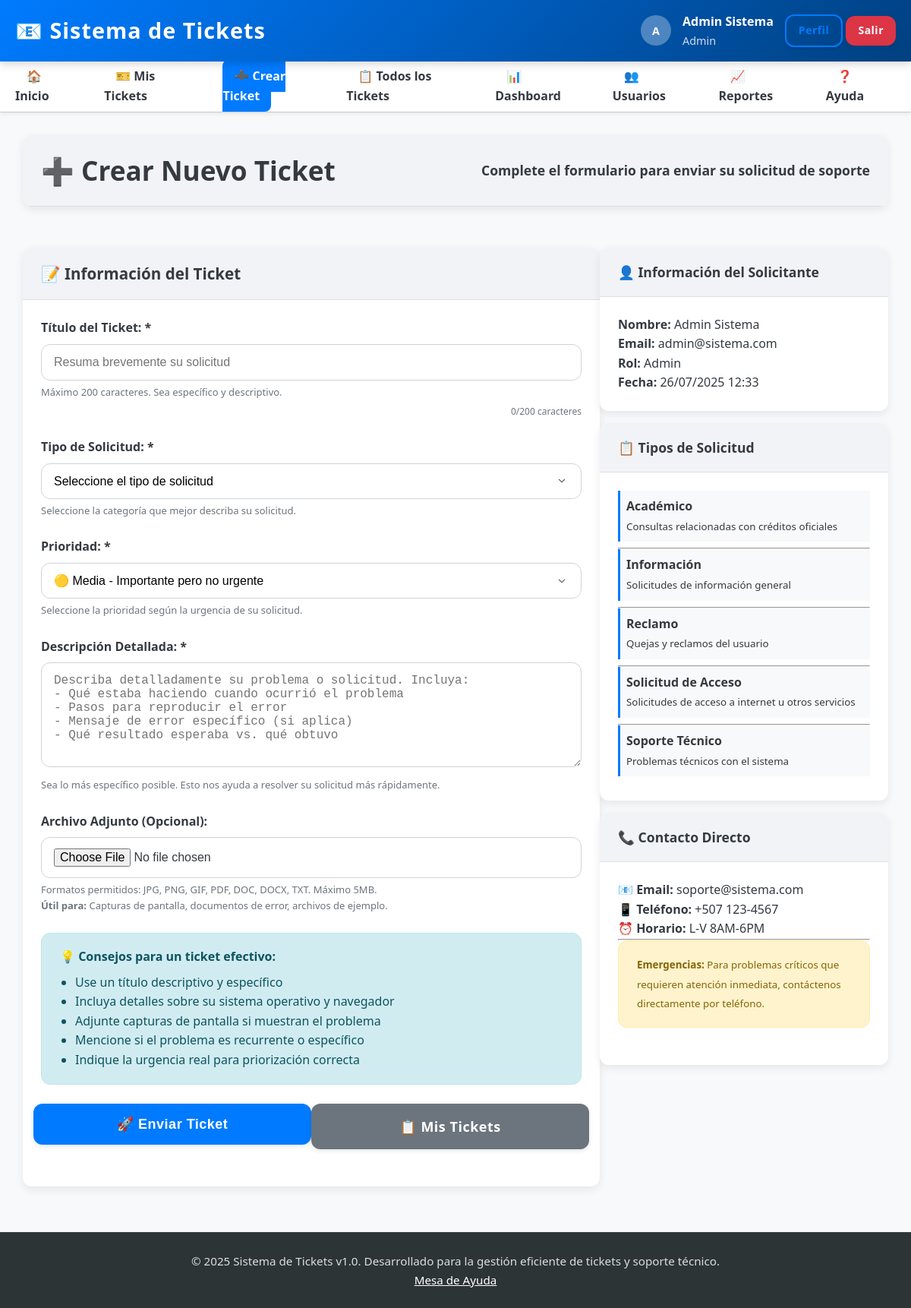
Page /views/tickets/create.php (signed in) on the committed database.
### tables this page shows
CREATE TABLE tipos_tickets (
    id INT AUTO_INCREMENT PRIMARY KEY,
    nombre VARCHAR(100) NOT NULL,
    descripcion TEXT,
    activo BOOLEAN DEFAULT TRUE,
    created_at TIMESTAMP DEFAULT CURRENT_TIMESTAMP
);

### config/database.php (called while the page is built, shortened)
<?php
function getBaseUrl() {
    return APP_URL;
}
?>

### config/session.php (called while the page is built, shortened)
<?php
require_once 'database.php';
function estaAutenticado() {
    return isset($_SESSION['usuario_id']) && !empty($_SESSION['usuario_id']);
}
function obtenerUsuarioActual() {
    if (estaAutenticado()) {
        return [
            'id' => $_SESSION['usuario_id'],
            'nombre' => $_SESSION['usuario_nombre'],
            'email' => $_SESSION['usuario_email'],
            'rol' => $_SESSION['usuario_rol'],
            'rol_id' => $_SESSION['usuario_rol_id'],
            'permisos' => json_decode($_SESSION['usuario_permisos'] ?? '{}', true)
        ];
    }
    return null;
}
function esAdministrador() {
    $usuario = obtenerUsuarioActual();
    return $usuario && $usuario['rol'] === 'Admin';
}
?>

### models/Ticket.php (called while the page is built, shortened)
<?php
require_once __DIR__ . '/Database.php';
class Ticket {
    private $db;
    public function __construct() {
        $this->db = new Database();
    }
    public function obtenerTipos() {
        return $this->db->select("SELECT * FROM tipos_tickets WHERE activo = 1 ORDER BY nombre");
    }
}
?>

### models/Database.php (called while the page is built, shortened)
<?php
class Database {
    private $host;
    private $dbname;
    private $username;
    private $password;
    private $charset;
    private $pdo;
    public function __construct() {
        $this->host = DB_HOST;
        $this->dbname = DB_NAME;
        $this->username = DB_USER;
        $this->password = DB_PASS;
        $this->charset = DB_CHARSET;
    }
    public function connect() {
        if ($this->pdo === null) {
            try {
                $dsn = "mysql:host={$this->host};dbname={$this->dbname};charset={$this->charset}";
                $opciones = [
                    PDO::ATTR_ERRMODE => PDO::ERRMODE_EXCEPTION,
                    PDO::ATTR_DEFAULT_FETCH_MODE => PDO::FETCH_ASSOC,
                    PDO::ATTR_EMULATE_PREPARES => false
                ];
                $this->pdo = new PDO($dsn, $this->username, $this->password, $opciones);
            } catch (PDOException $e) {
                throw new Exception("Error de conexión a la base de datos: " . $e->getMessage());
            }
        }
        return $this->pdo;
    }
    public function select($query, $params = []) {
        try {
            $stmt = $this->connect()->prepare($query);
            $stmt->execute($params);
            return $stmt->fetchAll();
        } catch (PDOException $e) {
            throw new Exception("Error en consulta SELECT: " . $e->getMessage());
        }
    }
}
?>

### views/tickets/create.php (the view, shortened to what this page needs)
<?php
require_once __DIR__ . '/../../config/database.php';
require_once __DIR__ . '/../../config/session.php';
require_once __DIR__ . '/../../models/Ticket.php';
$ticketModel = new Ticket();
$tiposTickets = $ticketModel->obtenerTipos();
include __DIR__ . '/../layouts/header.php';
?>
<div class="container">
    <div class="row mb-4">
        <div class="col-12">
            <div class="card">
                <div class="card-header">
                    <h1>➕ Crear Nuevo Ticket</h1>
                    <p>Complete el formulario para enviar su solicitud de soporte</p>
                </div>
            </div>
        </div>
    </div>
    <div class="row">
        <div class="col-8">
            <div class="card">
                <div class="card-header">
                    <h3>📝 Información del Ticket</h3>
                </div>
                <div class="card-body">
                    <form method="POST" enctype="multipart/form-data" data-validate="true">
                        <div class="form-group">
                            <label for="titulo" class="form-label">Título del Ticket: *</label>
                            <input type="text"
                                   id="titulo"
                                   name="titulo"
                                   class="form-control"
                                   placeholder="Resuma brevemente su solicitud"
                                   value="<?= htmlspecialchars($_SESSION['form_data']['titulo'] ?? '') ?>"
                                   maxlength="200"
                                   required>
                            <div class="form-text">Máximo 200 caracteres. Sea específico y descriptivo.</div>
                        </div>
                        <div class="form-group">
                            <label for="tipo_ticket_id" class="form-label">Tipo de Solicitud: *</label>
                            <select id="tipo_ticket_id" name="tipo_ticket_id" class="form-control form-select" required>
                                <option value="">Seleccione el tipo de solicitud</option>
                            </select>
                            <div class="form-text">Seleccione la categoría que mejor describa su solicitud.</div>
                        </div>
                        <div class="form-group">
                            <label for="prioridad" class="form-label">Prioridad: *</label>
                            <select id="prioridad" name="prioridad" class="form-control form-select" required>
                                <option value="media" <?= ($_SESSION['form_data']['prioridad'] ?? 'media') === 'media' ? 'selected' : '' ?>>
                                    🟡 Media - Importante pero no urgente
                                </option>
                            </select>
                            <div class="form-text">Seleccione la prioridad según la urgencia de su solicitud.</div>
                        </div>
                        <div class="form-group">
                            <label for="descripcion" class="form-label">Descripción Detallada: *</label>
                            <textarea id="descripcion"
                                      name="descripcion"
                                      class="form-control"
                                      rows="6"
                                      placeholder="Describa detalladamente su problema o solicitud. Incluya:&#10;- Qué estaba haciendo cuando ocurrió el problema&#10;- Pasos para reproducir el error&#10;- Mensaje de error específico (si aplica)&#10;- Qué resultado esperaba vs. qué obtuvo"
                                      required><?= htmlspecialchars($_SESSION['form_data']['descripcion'] ?? '') ?></textarea>
                            <div class="form-text">Sea lo más específico posible. Esto nos ayuda a resolver su solicitud más rápidamente.</div>
                        </div>
                        <div class="form-group">
                            <label for="archivo" class="form-label">Archivo Adjunto (Opcional):</label>
                            <input type="file"
                                   id="archivo"
                                   name="archivo"
                                   class="form-control"
                                   accept=".jpg,.jpeg,.png,.gif,.pdf,.doc,.docx,.txt"
                                   data-preview="#archivo-preview">
                            <div class="form-text">
                                Formatos permitidos: JPG, PNG, GIF, PDF, DOC, DOCX, TXT. Máximo 5MB.<br>
                                <strong>Útil para:</strong> Capturas de pantalla, documentos de error, archivos de ejemplo.
                            </div>
                        </div>
                        <div class="form-group">
                            <div class="alert alert-info">
                                <strong>💡 Consejos para un ticket efectivo:</strong>
                                <ul class="mb-0 mt-2">
                                    <li>Use un título descriptivo y específico</li>
                                    <li>Incluya detalles sobre su sistema operativo y navegador</li>
                                    <li>Adjunte capturas de pantalla si muestran el problema</li>
                                    <li>Mencione si el problema es recurrente o específico</li>
                                    <li>Indique la urgencia real para priorización correcta</li>
                                </ul>
                            </div>
                        </div>
                        <div class="form-group">
                            <div class="row">
                                <div class="col-6">
                                    <button type="submit" class="btn btn-primary btn-lg" style="width: 100%;">
                                        🚀 Enviar Ticket
                                    </button>
                                </div>
                                <div class="col-6">
                                    <a href="<?= getBaseUrl() ?>/views/tickets/list.php" class="btn btn-secondary btn-lg" style="width: 100%;">
                                        📋 Mis Tickets
                                    </a>
                                </div>
                            </div>
                        </div>
                    </form>
                </div>
            </div>
        </div>
        <div class="col-4">
            <div class="card mb-3">
                <div class="card-header">
                    <h4>👤 Información del Solicitante</h4>
                </div>
                <div class="card-body">
                    <p><strong>Nombre:</strong> <?= htmlspecialchars($usuario['nombre']) ?></p>
                    <p><strong>Email:</strong> <?= htmlspecialchars($usuario['email']) ?></p>
                    <p><strong>Rol:</strong> <?= htmlspecialchars($usuario['rol']) ?></p>
                    <p><strong>Fecha:</strong> <?= date('d/m/Y H:i') ?></p>
                </div>
            </div>
            <div class="card mb-3">
                <div class="card-header">
                    <h4>📋 Tipos de Solicitud</h4>
                </div>
                <div class="card-body">
                    <?php foreach ($tiposTickets as $tipo): ?>
                        <div class="tipo-info mb-2">
                            <strong><?= htmlspecialchars($tipo['nombre']) ?></strong><br>
                            <small class="text-muted"><?= htmlspecialchars($tipo['descripcion']) ?></small>
                        </div>
                        <?php if ($tipo !== end($tiposTickets)): ?><hr><?php endif; ?>
                    <?php endforeach; ?>
                </div>
            </div>
            <div class="card">
                <div class="card-header">
                    <h4>📞 Contacto Directo</h4>
                </div>
                <div class="card-body">
                    <p><strong>📧 Email:</strong> soporte@sistema.com</p>
                    <p><strong>📱 Teléfono:</strong> +507 123-4567</p>
                    <p><strong>⏰ Horario:</strong> L-V 8AM-6PM</p>
                    <hr>
                    <div class="alert alert-warning">
                        <small>
                            <strong>Emergencias:</strong> Para problemas críticos que requieren atención inmediata,
                            contáctenos directamente por teléfono.
                        </small>
                    </div>
                </div>
            </div>
        </div>
    </div>
</div>
<?php include __DIR__ . '/../layouts/footer.php'; ?>

### assets/css/style.css (style rules this page uses)
:root { --primary-color: #007bff; --secondary-color: #6c757d; --success-color: #28a745; --danger-color: #dc3545; --warning-color: #ffc107; --info-color: #17a2b8; --light-color: #f8f9fa; --dark-color: #343a40; --font-family: 'Segoe UI', Tahoma, Geneva, Verdana, sans-serif; --border-radius: 12px; --box-shadow: 0 4px 12px rgba(0, 0, 0, 0.08); --transition: all 0.3s ease; }
* { margin: 0; padding: 0; box-sizing: border-box; }
body { font-family: var(--font-family); line-height: 1.6; color: var(--dark-color); background-color: #f0f2f5; padding-top: 80px; }
.container { max-width: 1200px; margin: 0 auto; padding: 0 20px; }
.card { background: white; border-radius: var(--border-radius); box-shadow: var(--box-shadow); margin-bottom: 30px; overflow: hidden; transition: transform 0.3s ease; }
.card-header { background: #f1f3f6; padding: 18px 24px; border-bottom: 1px solid #e0e0e0; font-weight: 700; font-size: 1.1rem; color: var(--dark-color); display: flex; justify-content: space-between; align-items: center; }
.card-body { padding: 24px; }
.form-group { margin-bottom: 25px; }
.form-label { display: block; margin-bottom: 8px; font-weight: 600; color: var(--dark-color); }
.form-control { width: 100%; padding: 14px 16px; border: 1px solid #ced4da; border-radius: var(--border-radius); font-size: 16px; transition: all 0.3s ease; background: white; }
.form-select { appearance: none; background-position: right 16px center; background-repeat: no-repeat; background-size: 18px; padding-right: 40px; border-radius: var(--border-radius); }
.form-text { font-size: 14px; color: var(--secondary-color); margin-top: 5px; }
.btn { display: inline-block; padding: 12px 24px; border: none; border-radius: var(--border-radius); font-size: 16px; font-weight: 600; text-decoration: none; cursor: pointer; transition: var(--transition); text-align: center; letter-spacing: 0.5px; box-shadow: 0 2px 6px rgba(0, 0, 0, 0.1); }
.btn-primary { background: var(--primary-color); color: white; }
.btn-secondary { background: var(--secondary-color); color: white; }
.btn-lg { padding: 16px 32px; font-size: 18px; }
.alert { padding: 18px 24px; margin-bottom: 25px; border-radius: var(--border-radius); border: 1px solid transparent; font-weight: 500; }
.alert-warning { background: #fff3cd; border-color: #ffeaa7; color: #856404; }
.alert-info { background: #d1ecf1; border-color: #bee5eb; color: #0c5460; }
.row { display: flex; flex-wrap: wrap; margin: 0 -10px; }
.col-4 { flex: 0 0 33.333333%; max-width: 33.333333%; }
.col-6 { flex: 0 0 50%; max-width: 50%; }
.col-8 { flex: 0 0 66.666667%; max-width: 66.666667%; }
.col-12 { flex: 0 0 100%; max-width: 100%; }
.mt-2 { margin-top: 0.5rem; }
.mb-2 { margin-bottom: 0.5rem; }
.mb-3 { margin-bottom: 1rem; }
.mb-4 { margin-bottom: 1.5rem; }

### views/tickets/create.php (style rules this page uses)
.tipo-info { padding: 8px; border-left: 3px solid var(--primary-color); background: #f8f9fa; }
.form-text { font-size: 13px; color: #6c757d; margin-top: 5px; }
textarea.form-control { resize: vertical; min-height: 120px; }
.alert ul { padding-left: 20px; }

### rows in the picture
tipos_tickets: nombre "Académico", descripcion "Consultas relacionadas con créditos oficiales"
tipos_tickets: nombre "Información", descripcion "Solicitudes de información general"
tipos_tickets: nombre "Reclamo", descripcion "Quejas y reclamos del usuario"
tipos_tickets: nombre "Solicitud de Acceso", descripcion "Solicitudes de acceso a internet u otros servicios"
tipos_tickets: nombre "Soporte Técnico", descripcion "Problemas técnicos con el sistema"

### other values in the picture
APP_NAME "Sistema de Tickets"
substr($usuario['nombre'], 0, 1) "A"
$usuario['nombre'] "Admin Sistema"
$usuario['rol'] "Admin"
$usuario['email'] "admin@sistema.com"
APP_VERSION "1.0"
